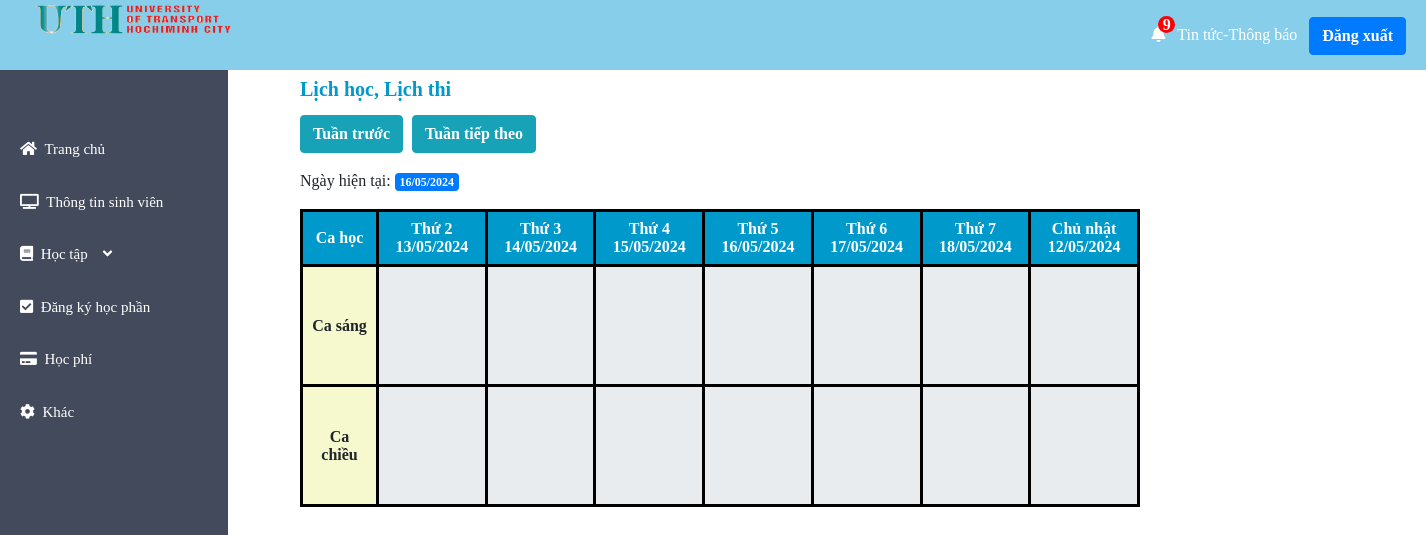
Before: /schedule.php (signed in) with the older database file.
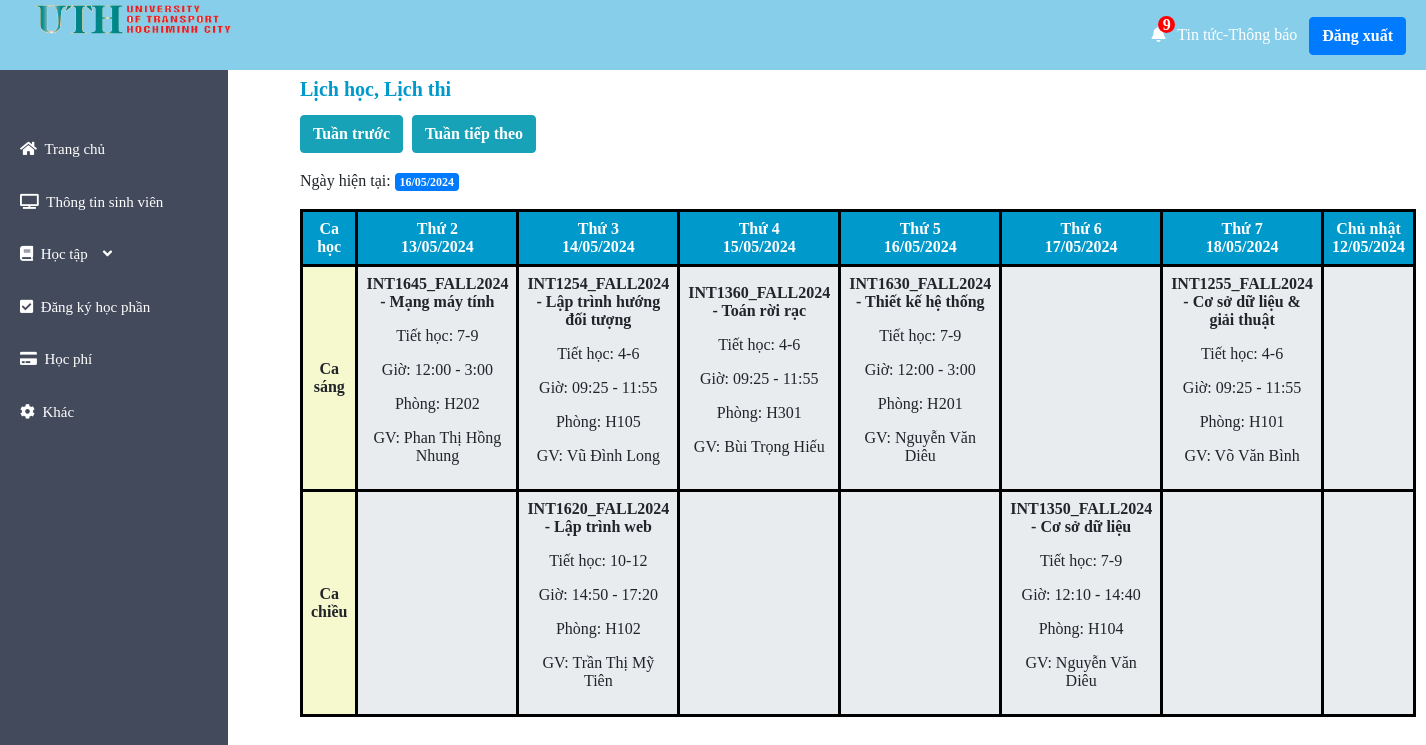
After: the same page with the newer database file.
### tables this page shows
CREATE TABLE `course` (
  `id` int(11) NOT NULL,
  `code` varchar(50) NOT NULL DEFAULT '0',
  `time` varchar(50) DEFAULT NULL,
  `room` varchar(50) DEFAULT NULL,
  `teacher_code` varchar(50) NOT NULL,
  `subject_code` varchar(50) NOT NULL,
  `start_time` date DEFAULT NULL,
  `lesson` varchar(50) DEFAULT NULL,
  `status_course` tinyint(1) NOT NULL
);

CREATE TABLE `subject` (
  `id` int(11) NOT NULL,
  `code` varchar(50) NOT NULL,
  `subjectname` varchar(50) NOT NULL,
  `num_credit` varchar(50) NOT NULL
);

CREATE TABLE `users` (
  `name` varchar(20) NOT NULL,
  `username` varchar(50) NOT NULL,
  `phone` int(30) DEFAULT NULL,
  `birthday` date DEFAULT NULL,
  `email` varchar(50) DEFAULT NULL,
  `usertype` varchar(50) DEFAULT NULL,
  `password` varchar(50) DEFAULT NULL,
  `pob` varchar(50) NOT NULL
);

### schedule.php (the view, shortened to what the changed rows need)
<?php
$host = "localhost";
$user = "root";
$password = "";
$db = "sms";
$data = mysqli_connect($host, $user, $password, $db);
$currentDate = isset($_GET['date']) ? $_GET['date'] : date('Y-m-d');
$currentDate = date('Y-m-d', strtotime($currentDate));
$firstDayOfWeek = date('Y-m-d', strtotime('last sunday', strtotime($currentDate)));
$sql = "SELECT course.*, subject.*, teacher.*, users.*, course.code as code_course
        FROM course, subject, teacher, users
        WHERE course.subject_code = subject.code
        AND course.teacher_code = teacher.code
        AND teacher.code = users.username";
$result = mysqli_query($data, $sql);
$courses = [];
while ($row = mysqli_fetch_assoc($result)) {
    $courses[$row['start_time']][] = $row;
}
?>
<!DOCTYPE html>
<html lang="en">
<head>
    <link rel="stylesheet" href="https://use.fontawesome.com/releases/v5.8.1/css/all.css">
    <link rel="stylesheet" href="./css/student_sidebar.css">
    <link href="https://stackpath.bootstrapcdn.com/bootstrap/4.5.2/css/bootstrap.min.css" rel="stylesheet">
    <?php include('admin_css.php'); ?>
</head>
<body>
<div class="container-main">
    <div class="row">
        <div class="col-md-10 col-xs-12">
            <div class="box-df">
                <div class="portlet">
                    <table class="table-custom" style="padding-top:100px">
        <thead>
            <tr style ="color:white">
                <th style = "background-color:#0099cc;width:70px">Ca học</th>
                <th class="even">Thứ 2<br/><span class="week-date"><?php echo date('d/m/Y', strtotime($firstDayOfWeek . ' +1 day')); ?></span></th>
                <th class="odd">Thứ 3<br/><span class="week-date"><?php echo date('d/m/Y', strtotime($firstDayOfWeek . ' +2 day')); ?></span></th>
                <th class="even">Thứ 4<br/><span class="week-date"><?php echo date('d/m/Y', strtotime($firstDayOfWeek . ' +3 day')); ?></span></th>
                <th class="odd">Thứ 5<br/><span class="week-date"><?php echo date('d/m/Y', strtotime($firstDayOfWeek . ' +4 day')); ?></span></th>
                <th class="even">Thứ 6<br/><span class="week-date"><?php echo date('d/m/Y', strtotime($firstDayOfWeek . ' +5 day')); ?></span></th>
                <th class="odd">Thứ 7<br/><span class="week-date"><?php echo date('d/m/Y', strtotime($firstDayOfWeek . ' +6 day')); ?></span></th>
                <th class="even">Chủ nhật<br/><span class="week-date"><?php echo date('d/m/Y', strtotime($firstDayOfWeek)); ?></span></th>
            </tr>
        </thead>
        <tbody>
        <tr>
    <td style="text-align: center;background-color: rgba(246,248,206,1)"><strong>Ca sáng</strong></td>
    <?php
    for ($i = 1; $i <= 7; $i++) {
        $date = date('Y-m-d', strtotime($firstDayOfWeek . " +$i day"));
        echo "<td class = jumbotron style='height : 120px; width: 100px;'>";
        if (isset($courses[$date])) {
            foreach ($courses[$date] as $course) {
                if ($course['time'] < '12:10') {
                    echo "<p><strong>{$course['code_course']} - {$course['subjectname']}</strong></p>";
                    echo "<p>Tiết học: {$course['lesson']}</p>";
                    echo "<p>Giờ:  {$course['time']}</p>";
                    echo "<p>Phòng: {$course['room']}</p>";
                    echo "<p>GV: {$course['name']}</p>";
                }
            }
        }
        echo "</td>";
    }
    ?>
</tr>
<tr>
    <td style="text-align: center; background-color: rgba(246,248,206,1)"><strong>Ca chiều</strong></td>
    <?php
    for ($i = 1; $i <= 7; $i++) {
        $date = date('Y-m-d', strtotime($firstDayOfWeek . " +$i day"));
        echo "<td class = jumbotron style='height : 120px; width: 100px;'>";
        if (isset($courses[$date])) {
            foreach ($courses[$date] as $course) {
                if ($course['time'] >= '12:10') {
                    echo "<p><strong>{$course['code_course']} - {$course['subjectname']}</strong></p>";
                    echo "<p>Tiết học: {$course['lesson']}</p>";
                    echo "<p>Giờ:  {$course['time']}</p>";
                    echo "<p>Phòng: {$course['room']}</p>";
                    echo "<p>GV: {$course['name']}</p>";
                }
            }
        }
        echo "</td>";
    }
    ?>
</tr>
        </tbody>
    </table>
                </div>
            </div>
        </div>
    </div>
</div>
</body>
</html>

Changed rows visible on the page:
now on this page (row edited): course: code "INT1645_FALL2024", subject_code.subjectname "Mạng máy tính", lesson "7-9", time "12:00 - 3:00", room "H202", users.name "Phan Thị Hồng Nhung"
now on this page (row edited): course: code "INT1254_FALL2024", subject_code.subjectname "Lập trình hướng đối tượng", lesson "4-6", time "09:25 - 11:55", room "H105", users.name "Vũ Đình Long"
now on this page (row edited): course: code "INT1360_FALL2024", subject_code.subjectname "Toán rời rạc", lesson "4-6", time "09:25 - 11:55", room "H301", users.name "Bùi Trọng Hiếu"
now on this page (row edited): course: code "INT1630_FALL2024", subject_code.subjectname "Thiết kế hệ thống", lesson "7-9", time "12:00 - 3:00", room "H201", users.name "Nguyễn Văn Diêu"
now on this page (row edited): course: code "INT1255_FALL2024", subject_code.subjectname "Cơ sở dữ liệu & giải thuật", lesson "4-6", time "09:25 - 11:55", room "H101", users.name "Võ Văn Bình"
now on this page (row edited): course: code "INT1620_FALL2024", subject_code.subjectname "Lập trình web", lesson "10-12", time "14:50 - 17:20", room "H102", users.name "Trần Thị Mỹ Tiên"
now on this page (row edited): course: code "INT1350_FALL2024", subject_code.subjectname "Cơ sở dữ liệu", lesson "7-9", time "12:10 - 14:40", room "H104", users.name "Nguyễn Văn Diêu"
